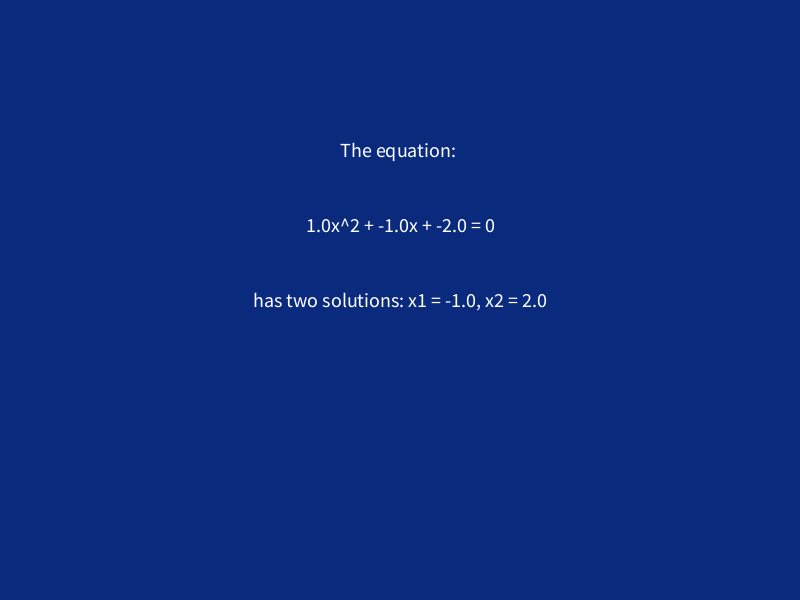
Frame 1 (no input)
Frame 60 (the mouse pressed at the canvas centre just before this capture): identical to frame 1, image omitted
Frame 120 (the mouse held since frame 60 and released just before this capture): identical to frame 1, image omitted

The Processing sketch that drew this single still picture (run headless with seeded random() and noise(); from frame 60 on, the mouse is pressed at the canvas centre):

// Processing sketch: processing_167618
// ── processing_167618.pde

float a, b, c;
float delta;


void setup(){
  size(800, 600);
  a = 1.0;
  b = -1.0;
  c = -2.0;
  delta = sq(b) - 4*a*c;
}

void draw(){
  background(10, 43, 125);
  textSize(20);
  textAlign(CENTER, CENTER);
  text("The equation: " ,width/2, height/4);
  text(a + "x^2 + " + b + "x + " + c + " = 0", width/2, 3 * height/8);
  
  if(delta>0){
    text("has two solutions: x1 = " + (-b-sqrt(delta))/2/a + ", x2 = " + (-b+sqrt(delta))/2/a, width/2, height/2);
  }else if(delta == 0){
    text("has one real solution: x0 = " + (-b)/2/a, width/2, height/2);
  }else{
    text("has no real solutions", width/2, height/2);
  }
}
